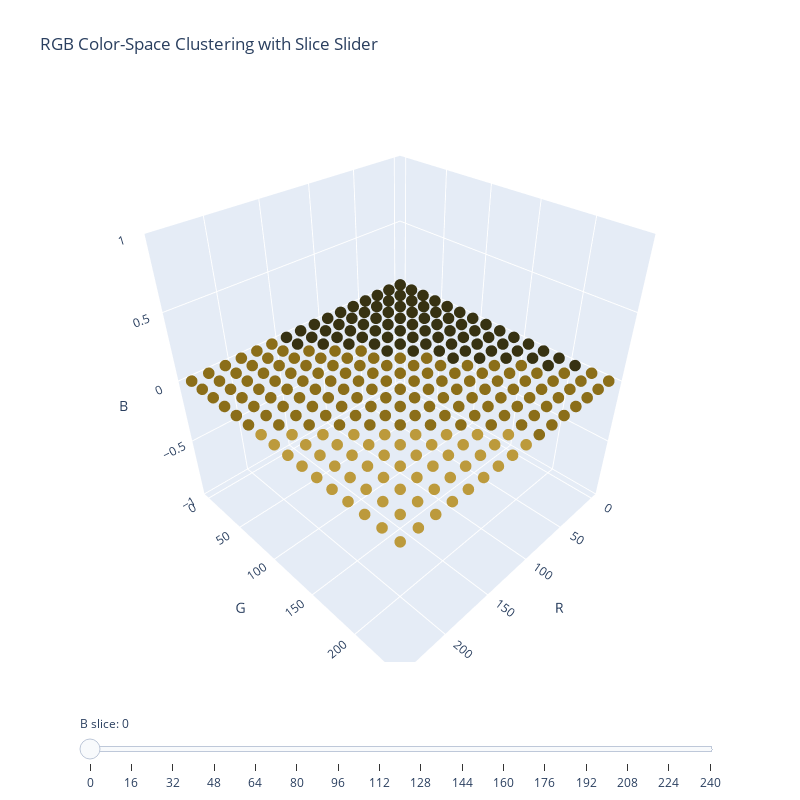

The code cell stored with this chart in its notebook:
### Code cell
import numpy as np
import plotly.graph_objects as go
from sklearn.cluster import KMeans
from PIL import Image

# -------------------------------
# Load image and fit KMeans
# -------------------------------
im_kf = Image.open("./data/kingfisher.jpeg")
X = np.array(im_kf).reshape(-1, 3)

k = 4
km = KMeans(n_clusters=k, random_state=42).fit(X)
centroids = km.cluster_centers_.astype(np.uint8)
labels = km.predict(X)

# -------------------------------
# Build downsampled RGB grid
# -------------------------------
step = 16  # adjust for finer resolution
R, G, B = np.meshgrid(
    np.arange(0, 256, step),
    np.arange(0, 256, step),
    np.arange(0, 256, step)
)
grid = np.stack([R, G, B], axis=-1).reshape(-1, 3)

# Assign each grid point to nearest centroid
dists = np.linalg.norm(grid[:, None] - centroids[None, :], axis=2)
grid_labels = np.argmin(dists, axis=1)
grid_colors = centroids[grid_labels]

# Flatten for plotting
x, y, z = grid[:, 0], grid[:, 1], grid[:, 2]
rgb_colors = ['rgb({},{},{})'.format(*c) for c in grid_colors]

# -------------------------------
# Create figure with slices along an axis
# -------------------------------
axis = 'B'  # choose 'R', 'G', or 'B'
axis_idx = {'R':0, 'G':1, 'B':2}[axis]

# Get unique slice values
slice_values = np.unique(grid[:, axis_idx])

# Build a trace for each slice
traces = []
for v in slice_values:
    mask = grid[:, axis_idx] == v
    trace = go.Scatter3d(
        x=x[mask], y=y[mask], z=z[mask],
        mode='markers',
        marker=dict(size=4, color=np.array(rgb_colors)[mask]),
        visible=False,
        name=f"{axis}={v}"
    )
    traces.append(trace)

# Make first slice visible
traces[0].visible = True

# -------------------------------
# Add slider
# -------------------------------
steps = []
for i, val in enumerate(slice_values):
    step = dict(
        method="update",
        args=[{"visible": [j==i for j in range(len(traces))]}],
        label=str(val)
    )
    steps.append(step)

sliders = [dict(
    active=0,
    currentvalue={"prefix": f"{axis} slice: "},
    pad={"t": 50},
    steps=steps
)]

fig = go.Figure(data=traces)
fig.update_layout(
    width=800,
    height=800,
    scene=dict(
        xaxis_title='R', yaxis_title='G', zaxis_title='B'
    ),
    sliders=sliders,
    title="RGB Color-Space Clustering with Slice Slider"
)

fig.show()

### Figure 1 — Plotly figure (JSON) as saved in the notebook; plotly's stock layout.template omitted (floating-point values rounded to 4 significant figures; data arrays with more than 128 entries replaced by an {"elided": "..."} marker saying what was removed)
{"data": [{"marker": {"color": {"elided": "256 str values"}, "size": 4}, "mode": "markers", "name": "B=0", "type": "scatter3d", "visible": true, "x": {"elided": "256 int values"}, "y": {"elided": "256 int values"}, "z": {"elided": "256 int values"}}, {"marker": {"color": {"elided": "256 str values"}, "size": 4}, "mode": "markers", "name": "B=16", "type": "scatter3d", "visible": false, "x": {"elided": "256 int values"}, "y": {"elided": "256 int values"}, "z": {"elided": "256 int values"}}, {"marker": {"color": {"elided": "256 str values"}, "size": 4}, "mode": "markers", "name": "B=32", "type": "scatter3d", "visible": false, "x": {"elided": "256 int values"}, "y": {"elided": "256 int values"}, "z": {"elided": "256 int values"}}, {"marker": {"color": {"elided": "256 str values"}, "size": 4}, "mode": "markers", "name": "B=48", "type": "scatter3d", "visible": false, "x": {"elided": "256 int values"}, "y": {"elided": "256 int values"}, "z": {"elided": "256 int values"}}, {"marker": {"color": {"elided": "256 str values"}, "size": 4}, "mode": "markers", "name": "B=64", "type": "scatter3d", "visible": false, "x": {"elided": "256 int values"}, "y": {"elided": "256 int values"}, "z": {"elided": "256 int values"}}, {"marker": {"color": {"elided": "256 str values"}, "size": 4}, "mode": "markers", "name": "B=80", "type": "scatter3d", "visible": false, "x": {"elided": "256 int values"}, "y": {"elided": "256 int values"}, "z": {"elided": "256 int values"}}, {"marker": {"color": {"elided": "256 str values"}, "size": 4}, "mode": "markers", "name": "B=96", "type": "scatter3d", "visible": false, "x": {"elided": "256 int values"}, "y": {"elided": "256 int values"}, "z": {"elided": "256 int values"}}, {"marker": {"color": {"elided": "256 str values"}, "size": 4}, "mode": "markers", "name": "B=112", "type": "scatter3d", "visible": false, "x": {"elided": "256 int values"}, "y": {"elided": "256 int values"}, "z": {"elided": "256 int values"}}, {"marker": {"color": {"elided": "256 str values"}, "size": 4}, "mode": "markers", "name": "B=128", "type": "scatter3d", "visible": false, "x": {"elided": "256 int values"}, "y": {"elided": "256 int values"}, "z": {"elided": "256 int values"}}, {"marker": {"color": {"elided": "256 str values"}, "size": 4}, "mode": "markers", "name": "B=144", "type": "scatter3d", "visible": false, "x": {"elided": "256 int values"}, "y": {"elided": "256 int values"}, "z": {"elided": "256 int values"}}, {"marker": {"color": {"elided": "256 str values"}, "size": 4}, "mode": "markers", "name": "B=160", "type": "scatter3d", "visible": false, "x": {"elided": "256 int values"}, "y": {"elided": "256 int values"}, "z": {"elided": "256 int values"}}, {"marker": {"color": {"elided": "256 str values"}, "size": 4}, "mode": "markers", "name": "B=176", "type": "scatter3d", "visible": false, "x": {"elided": "256 int values"}, "y": {"elided": "256 int values"}, "z": {"elided": "256 int values"}}, {"marker": {"color": {"elided": "256 str values"}, "size": 4}, "mode": "markers", "name": "B=192", "type": "scatter3d", "visible": false, "x": {"elided": "256 int values"}, "y": {"elided": "256 int values"}, "z": {"elided": "256 int values"}}, {"marker": {"color": {"elided": "256 str values"}, "size": 4}, "mode": "markers", "name": "B=208", "type": "scatter3d", "visible": false, "x": {"elided": "256 int values"}, "y": {"elided": "256 int values"}, "z": {"elided": "256 int values"}}, {"marker": {"color": {"elided": "256 str values"}, "size": 4}, "mode": "markers", "name": "B=224", "type": "scatter3d", "visible": false, "x": {"elided": "256 int values"}, "y": {"elided": "256 int values"}, "z": {"elided": "256 int values"}}, {"marker": {"color": {"elided": "256 str values"}, "size": 4}, "mode": "markers", "name": "B=240", "type": "scatter3d", "visible": false, "x": {"elided": "256 int values"}, "y": {"elided": "256 int values"}, "z": {"elided": "256 int values"}}], "layout": {"height": 800, "scene": {"xaxis": {"title": {"text": "R"}}, "yaxis": {"title": {"text": "G"}}, "zaxis": {"title": {"text": "B"}}}, "sliders": [{"active": 0, "currentvalue": {"prefix": "B slice: "}, "pad": {"t": 50}, "steps": [{"args": [{"visible": [true, false, false, false, false, false, false, false, false, false, false, false, false, false, false, false]}], "label": "0", "method": "update"}, {"args": [{"visible": [false, true, false, false, false, false, false, false, false, false, false, false, false, false, false, false]}], "label": "16", "method": "update"}, {"args": [{"visible": [false, false, true, false, false, false, false, false, false, false, false, false, false, false, false, false]}], "label": "32", "method": "update"}, {"args": [{"visible": [false, false, false, true, false, false, false, false, false, false, false, false, false, false, false, false]}], "label": "48", "method": "update"}, {"args": [{"visible": [false, false, false, false, true, false, false, false, false, false, false, false, false, false, false, false]}], "label": "64", "method": "update"}, {"args": [{"visible": [false, false, false, false, false, true, false, false, false, false, false, false, false, false, false, false]}], "label": "80", "method": "update"}, {"args": [{"visible": [false, false, false, false, false, false, true, false, false, false, false, false, false, false, false, false]}], "label": "96", "method": "update"}, {"args": [{"visible": [false, false, false, false, false, false, false, true, false, false, false, false, false, false, false, false]}], "label": "112", "method": "update"}, {"args": [{"visible": [false, false, false, false, false, false, false, false, true, false, false, false, false, false, false, false]}], "label": "128", "method": "update"}, {"args": [{"visible": [false, false, false, false, false, false, false, false, false, true, false, false, false, false, false, false]}], "label": "144", "method": "update"}, {"args": [{"visible": [false, false, false, false, false, false, false, false, false, false, true, false, false, false, false, false]}], "label": "160", "method": "update"}, {"args": [{"visible": [false, false, false, false, false, false, false, false, false, false, false, true, false, false, false, false]}], "label": "176", "method": "update"}, {"args": [{"visible": [false, false, false, false, false, false, false, false, false, false, false, false, true, false, false, false]}], "label": "192", "method": "update"}, {"args": [{"visible": [false, false, false, false, false, false, false, false, false, false, false, false, false, true, false, false]}], "label": "208", "method": "update"}, {"args": [{"visible": [false, false, false, false, false, false, false, false, false, false, false, false, false, false, true, false]}], "label": "224", "method": "update"}, {"args": [{"visible": [false, false, false, false, false, false, false, false, false, false, false, false, false, false, false, true]}], "label": "240", "method": "update"}]}], "title": {"text": "RGB Color-Space Clustering with Slice Slider"}, "width": 800}}
